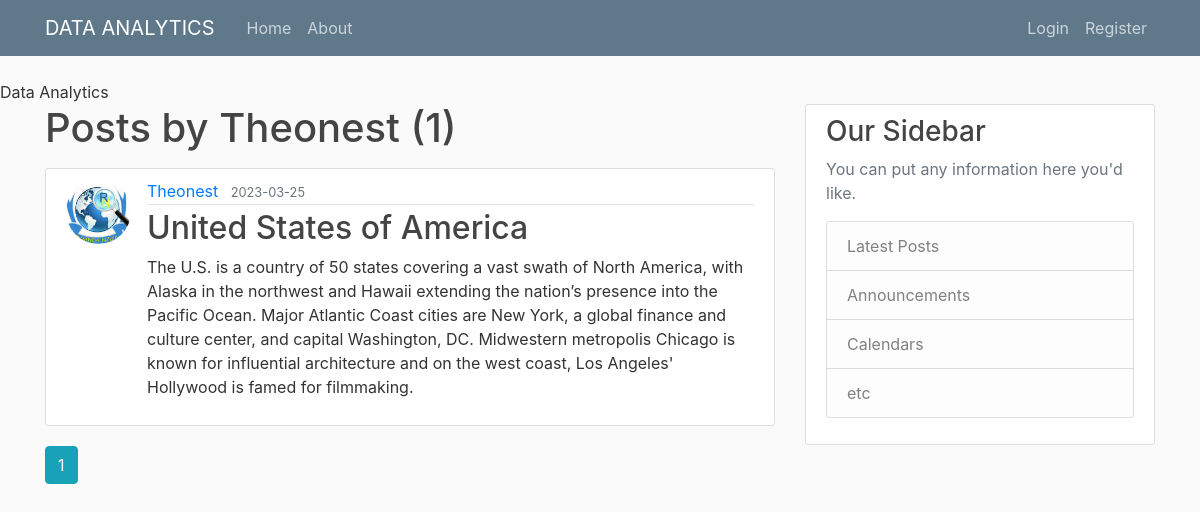
Page /user/Theonest on the earlier database version.
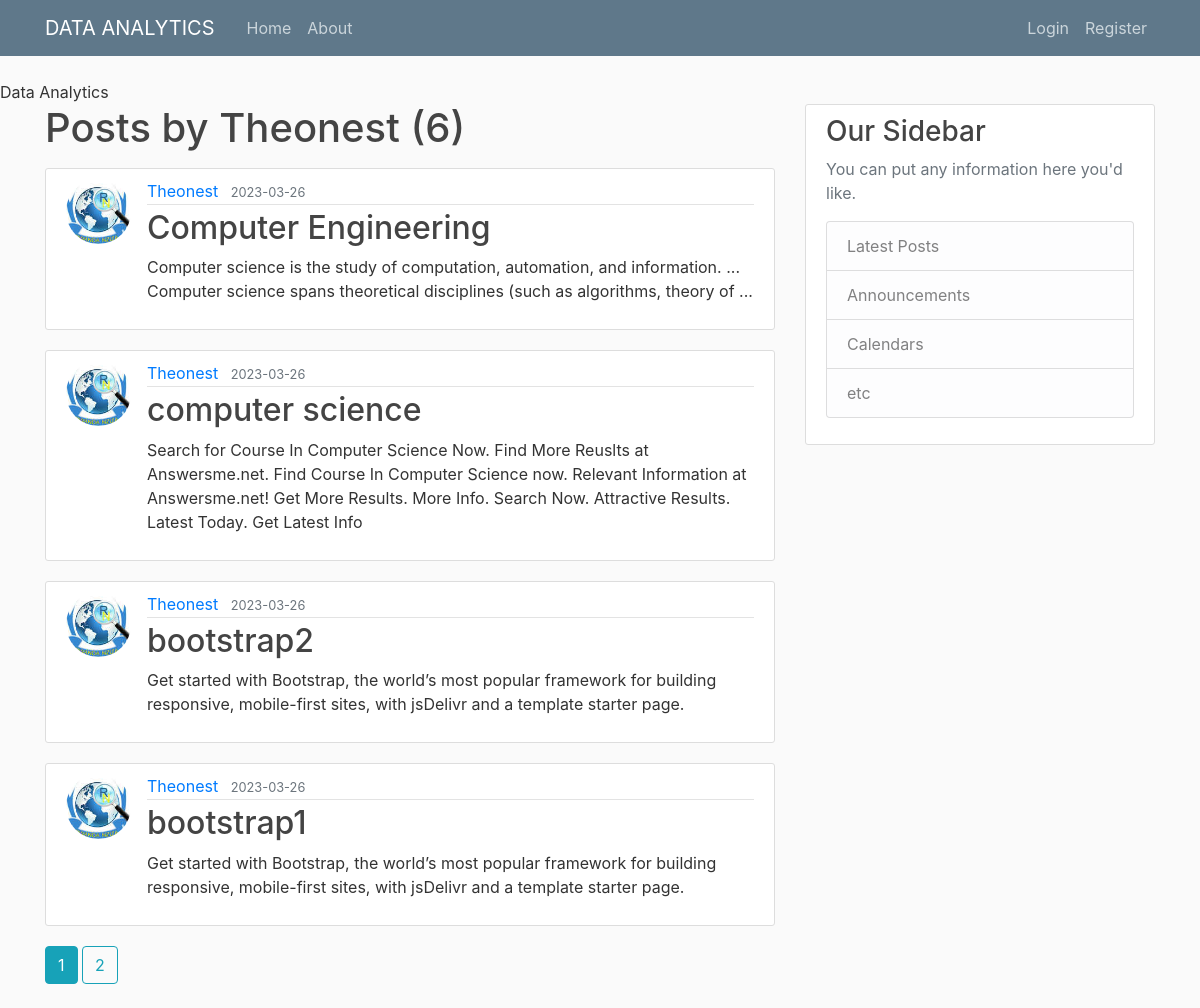
Same page on the later database version.
### app/models.py (models this page shows, shortened)
class User(db.Model, UserMixin):
    id= db.Column(db.Integer, primary_key= True)
    username= db.Column(db.String(20), unique= True, nullable= False)
    email= db.Column(db.String(120), unique= True, nullable= False)
    image_file= db.Column(db.String(20), nullable= False, default= 'default.jpg')
    password= db.Column(db.String(60), nullable= False)
    posts= db.relationship('Post', backref='author', lazy= True)

class Post(db.Model):
    id= db.Column(db.Integer, primary_key= True)
    title= db.Column(db.String(100),nullable= False)
    date_posted= db.Column(db.DateTime, nullable= False, default=datetime.utcnow)
    content= db.Column(db.Text, nullable= False)
    user_id= db.Column(db.Integer, db.ForeignKey('user.id'), nullable= False)

### app/users/routes.py (the view)
@users.route("/user/<string:username>")
def user_post(username):
    page= request.args.get('page',1, type=int)
    user= User.query.filter_by(username=username).first_or_404()
    posts= Post.query.filter_by(author= user)\
     .order_by(Post.date_posted.desc())\
          .paginate(page= page, per_page=4)
    return render_template('user_posts.html', posts=posts, user= user)

### app/templates/user_posts.html
{% extends "layout.html"%}
{% block content %}
    <h1 class="mb-3">Posts by {{ user.username}} ({{posts.total}})</h1>
    {% for post in posts.items %}
    <article class="media content-section">
      <img class="rounded-circle article-img" src="{{url_for('static', filename= 'profile_pics/' + post.author.image_file)}}"></img>
        <div class="media-body">
          <div class="article-metadata">
            <a class="mr-2" href="{{url_for('users.user_post', username= post.author.username)}}">{{ post.author.username }}</a>
            <small class="text-muted">{{ post.date_posted.strftime('%Y-%m-%d') }}</small>
          </div>
          <h2><a class="article-title" href="{{url_for('posts.post', post_id= post.id)}}">{{ post.title }}</a></h2>
          <p class="article-content">{{ post.content }}</p>
        </div>
      </article>
    {% endfor %}
    {% for page_num in posts.iter_pages(left_edge=1, right_edge=1, left_current=1, right_current=2) %}
      {% if page_num %}
          {% if posts.page == page_num %}
            <a class="btn btn-info mb-4" href="{{url_for('users.user_post',username=user.username,page= page_num)}}">{{page_num}}</a>
          {% else %}
            <a class="btn btn-outline-info mb-4" href="{{url_for('users.user_post', username=user.username,page= page_num)}}">{{page_num}}</a>
          {% endif%}
      {% else %}
        ...
      {% endif%}
    {% endfor %}
{% endblock content%}

### app/templates/layout.html (shortened to what this page needs)
<!DOCTYPE html>
<head>
<link rel="stylesheet" href="https://cdn.jsdelivr.net/npm/bootstrap@4.0.0/dist/css/bootstrap.min.css">
<link rel="stylesheet" type="text/css" href="{{url_for('static', filename= 'main.css')}}"
    {% if title %}
        <title>Data Analytics -{{title}}</title>
    {% else %}
    <title>Data Analytics</title>
    {%endif%}
</head>
<body>
    <header class="site-header">
        <nav class="navbar navbar-expand-md navbar-dark bg-steel fixed-top">
          <div class="container">
            <a class="navbar-brand mr-4" href="/">DATA ANALYTICS</a>
            <div class="collapse navbar-collapse" id="navbarToggle">
              <div class="navbar-nav mr-auto">
                <a class="nav-item nav-link" href="{{url_for('main.home')}}">Home</a>
                <a class="nav-item nav-link" href="{{url_for('main.about')}}">About</a>
              </div>
              <div class="navbar-nav">
                {% if current_user.is_authenticated %}
                <a class="nav-item nav-link" href="{{url_for('posts.new_post')}}">New Post</a>
                <a class="nav-item nav-link" href="{{url_for('users.account')}}">account</a>
                <a class="nav-item nav-link" href="{{url_for('users.logout')}}">Logout</a>
                {% else %}
                <a class="nav-item nav-link" href="{{url_for('users.login')}}">Login</a>
                <a class="nav-item nav-link" href="{{url_for('users.register')}}">Register</a>
                {% endif %}
              </div>
            </div>
          </div>
        </nav>
      </header>
      <main role="main" class="container">
        <div class="row">
          <div class="col-md-8">
            {% block content %}{% endblock %}
          </div>
          <div class="col-md-4">
            <div class="content-section">
              <h3>Our Sidebar</h3>
              <p class='text-muted'>You can put any information here you'd like.
                <ul class="list-group">
                  <li class="list-group-item list-group-item-light">Latest Posts</li>
                  <li class="list-group-item list-group-item-light">Announcements</li>
                  <li class="list-group-item list-group-item-light">Calendars</li>
                  <li class="list-group-item list-group-item-light">etc</li>
                </ul>
              </p>
            </div>
          </div>
        </div>
      </main>
</body>
</html>

### app/static/main.css (style rules this page uses)
body { background: #fafafa; color: #333333; margin-top: 5rem; }
h1, h2, h3, h4, h5, h6 { color: #444444; }
.bg-steel { background-color: #5f788a; }
.site-header .navbar-nav .nav-link { color: #cbd5db; }
.content-section { background: #ffffff; padding: 10px 20px; border: 1px solid #dddddd; border-radius: 3px; margin-bottom: 20px; }
.article-title { color: #444444; }
.article-content { white-space: pre-line; }
.article-img { height: 65px; width: 65px; margin-right: 16px; }
.article-metadata { padding-bottom: 1px; margin-bottom: 4px; border-bottom: 1px solid #e3e3e3 }

Differences in the rows shown:
no longer on this page (row unchanged): Post: image_file (picture), author.username "Theonest", date_posted "2023-03-25", title "United States of America", content "The U.S. is a country of 50 states covering a vast swath of North America, with Alaska in the northwest and Hawaii extending the nation’s presence into the Pacific Ocean. Major Atlantic Coast cities are New York, a global finance and culture center, and capital Washington, DC. Midwestern metropolis Chicago is known for influential architecture and on the west coast, Los Angeles' Hollywood is famed for filmmaking."
added Post: image_file (picture), author.username "Theonest", date_posted "2023-03-26", title "Computer Engineering", content "Computer science is the study of computation, automation, and information. ... Computer science spans theoretical disciplines (such as algorithms, theory of ..."
added Post: image_file (picture), author.username "Theonest", date_posted "2023-03-26", title "computer science", content "Search for Course In Computer Science Now. Find More Reuslts at Answersme.net. Find Course In Computer Science now. Relevant Information at Answersme.net! Get More Results. More Info. Search Now. Attractive Results. Latest Today. Get Latest Info"
added Post: image_file (picture), author.username "Theonest", date_posted "2023-03-26", title "bootstrap2", content "Get started with Bootstrap, the world’s most popular framework for building responsive, mobile-first sites, with jsDelivr and a template starter page."
added Post: image_file (picture), author.username "Theonest", date_posted "2023-03-26", title "bootstrap1", content "Get started with Bootstrap, the world’s most popular framework for building responsive, mobile-first sites, with jsDelivr and a template starter page."
Other differences:
{{ posts.total }}: "1" → "6"
new list line: "2"
